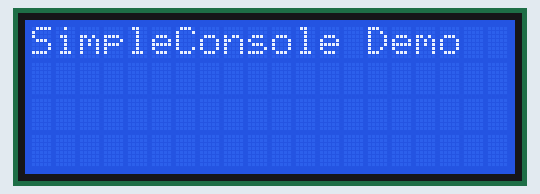
Simulated run of this program. Board: MicroPython board. Shown: 20×4 character LCD. Library files of the repository ran but are not shown: driver.py. At 17.4 s the program stops and its outputs stay as they are.

Above: at 0.2 s.
At 2.2 s:
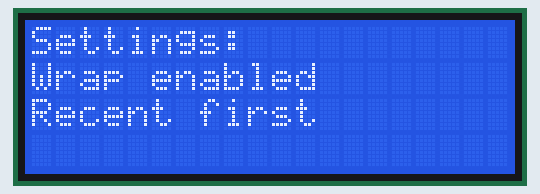
At 8.4 s:
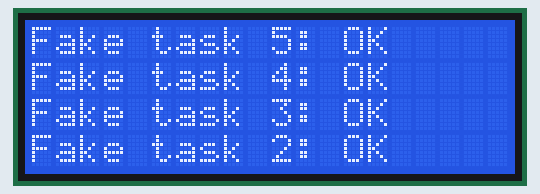
At 10.4 s:
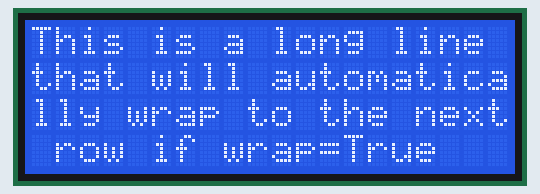
At 13.4 s:
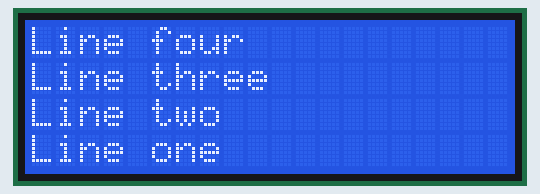
At 17.4 s:
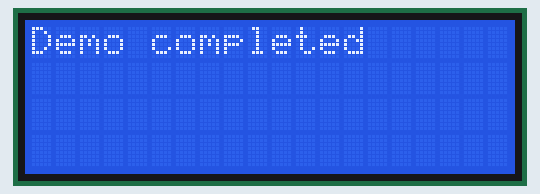

Measured:
- what the display in image 0 shows lasts 2.0 s, from 0.1 s to 2.1 s
- what the display in image 3 shows lasts 3.1 s, from 10.3 s to 13.4 s

The program:

demo_simple_console.py
```python
"""
Demo: LCD2004 SimpleConsole Wrapper

Demonstrates usage of the SimpleConsole class
- Initialization with default settings (wrap=True, recent_first=True)
- Printing this flags
- Sequential log entries
- Automatic line wrapping
- Multi-line support
- Clearing the display
"""

import time

from lcd2004.simple_console import SimpleConsole

# Init console
console = SimpleConsole(sda=0, scl=1)  # Change pins for your board / setup

# Demo output
console.log("SimpleConsole Demo")
time.sleep(2)

# Print wrap and recent_first flags
console.clear()
if console.recent_first:
    console.log("Recent first")
    console.log("Wrap enabled" if console.wrap else "Wrap disabled")
    console.log("Settings:")
else:
    console.log("Recent last")
    console.log("Wrap enabled" if console.wrap else "Wrap disabled")
    console.log("Settings:")
time.sleep(2)

# Basic logging
console.clear()
console.log("Basic logging:")
time.sleep(0.8)
console.log("Fake task 1: OK")
time.sleep(0.8)
console.log("Fake task 2: OK")
time.sleep(0.8)
console.log("Fake task 3: OK")
time.sleep(0.8)
console.log("Fake task 4: OK")
time.sleep(0.8)
console.log("Fake task 5: OK")
time.sleep(2)


# Demonstrate wrapping
console.log("This is a long line that will automatically wrap to the next row if wrap=True")
time.sleep(3)

# Demonstrate multiple lines at once
console.log("Line one\nLine two\nLine three\nLine four")
time.sleep(3)

console.clear()
time.sleep(1)

console.log("Demo completed")
```

simple_console.py
```python
# simple_console.py
from lcd2004.driver import LCD2004


class SimpleConsole:
    """
    Simple scrolling console for a 20×4 LCD2004.

    Note:
        - recent_first = True → new lines are prepended to the top of the screen, pushing existing lines down
        - recent_first = False → new lines are appended to the bottom of the existing lines
        - wrap = True → long lines wrap to the next row
        - wrap = False → long lines are truncated
    """

    MAX_HISTORY = 4  # number of lines kept in buffer (4 meaning no history beyond visible lines)

    def __init__(self, *, sda: int, scl: int, i2c_id: int = 0, freq: int = 400_000, addr: int | None = None, wrap: bool = True, recent_first: bool = True):
        """
        Initialize a SimpleConsole instance bound to an LCD2004 display.

        Args:
            sda (int): GPIO pin number for I2C data line (SDA)
            scl (int): GPIO pin number for I2C clock line (SCL)
            i2c_id (int, optional): I2C controller number (default 0, sometimes 1)
            freq (int, optional):  I2C bus frequency. 400kHz is standard, 100kHz if connection flaky
            addr (int | None, optional): I2C address of the PCF8574 backpack. Common values are 0x27 or 0x3F.
                  By default (addr=None), automatically scans and picks the first device found.
            wrap (bool, optional): If True, text longer than the display width wraps
                onto the next row. If False, it is truncated to the display width.
                Default is True.
            recent_first (bool, optional): If True, new lines insert at the top of the screen, pushing existing lines down.
                If False, new lines append at the bottom of previous lines.
                Default is True.
        """
        self.lcd = LCD2004(sda=sda, scl=scl, i2c_id=i2c_id, freq=freq, addr=addr, auto_flush=False)
        self.wrap = wrap
        self.recent_first = recent_first
        self.cols = self.lcd.COLS
        self.rows = self.lcd.ROWS
        self._buffer: list[str] = []
        self.clear()

    def clear(self) -> None:
        """Clear the console and the display."""
        self._buffer.clear()
        self.lcd.clear()
        for r in range(self.rows):
            self.lcd.set_cursor(0, r)
            self.lcd.write(" " * self.cols)
        self.lcd.flush()

    def log(self, text: str) -> None:
        """Log a message to the console."""
        text = str(text)

        # Split incoming text into wrapped lines
        for logical_line in text.split("\n"):
            if self.wrap:
                self._buffer.extend(self._wrap_line(logical_line))
            else:
                self._buffer.append(logical_line[: self.cols])
        # Trim history to something reasonable
        if len(self._buffer) > self.MAX_HISTORY:
            self._buffer = self._buffer[-self.MAX_HISTORY :]
        self._render()

    def _wrap_line(self, line: str) -> list[str]:
        """Wrap a single string into chunks <= self.cols."""
        s = str(line)
        out = []
        while s:
            out.append(s[: self.cols])
            s = s[self.cols :]
        if self.recent_first:
            out.reverse()  # If recent_first is True, reverse the list so newest is first in the wrapped lines also
        return out or [""]

    def _render(self) -> None:
        """Render the console to the display. (basically the SimpleConsole "write + flush")"""
        if self.recent_first:
            # Newest at top: newest first, fill downward
            visible = self._buffer[::-1]  # newest first
            visible = visible[: self.rows]
            if len(visible) < self.rows:
                visible += [""] * (self.rows - len(visible))
        else:
            # Newest after existing lines: oldest first, fill downward
            visible = self._buffer[: self.rows]
            if len(visible) < self.rows:
                visible += [""] * (self.rows - len(visible))

        for r in range(self.rows):
            t = self._to_str(visible[r])[: self.cols]
            t = self._pad_right(t, self.cols)
            self.lcd.set_cursor(0, r)
            self.lcd.write(t)
        self.lcd.flush()

    @staticmethod
    def _pad_right(s: str, width: int) -> str:
        """Pad a string with spaces to exactly width characters."""
        n = width - len(s)
        return s + (" " * n if n > 0 else "")

    @staticmethod
    def _to_str(x) -> str:
        """Convert bytes/bytearray to string, using UTF-8, or default codec as a fallback."""
        if isinstance(x, (bytes, bytearray)):
            try:
                return x.decode("utf-8")
            except Exception:
                return x.decode()  # fallback default codec
        return str(x)
```
